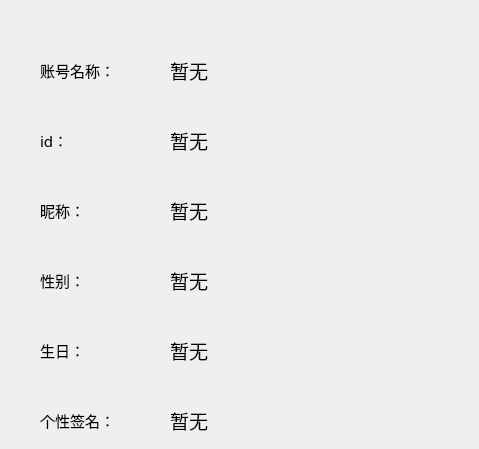
        <widget class="QWidget" name="awatar_page">
         <property name="styleSheet">
          <string notr="true">#awatar_page{
background-color:rgb(135,206,235);}</string>
         </property>
         <widget class="QLabel" name="label_46">
          <property name="geometry">
           <rect>
            <x>40</x>
            <y>50</y>
            <width>100</width>
            <height>40</height>
           </rect>
          </property>
          <property name="font">
           <font>
            <family>宋体</family>
            <pointsize>11</pointsize>
           </font>
          </property>
          <property name="text">
           <string>账号名称：</string>
          </property>
         </widget>
         <widget class="QLabel" name="label_47">
          <property name="geometry">
           <rect>
            <x>170</x>
            <y>50</y>
            <width>300</width>
            <height>40</height>
           </rect>
          </property>
          <property name="font">
           <font>
            <family>宋体</family>
            <pointsize>14</pointsize>
           </font>
          </property>
          <property name="text">
           <string>暂无</string>
          </property>
         </widget>
         <widget class="QLabel" name="label_50">
          <property name="geometry">
           <rect>
            <x>40</x>
            <y>120</y>
            <width>100</width>
            <height>40</height>
           </rect>
          </property>
          <property name="font">
           <font>
            <family>宋体</family>
            <pointsize>11</pointsize>
           </font>
          </property>
          <property name="text">
           <string>id：</string>
          </property>
         </widget>
         <widget class="QLabel" name="label_51">
          <property name="geometry">
           <rect>
            <x>40</x>
            <y>400</y>
            <width>100</width>
            <height>40</height>
           </rect>
          </property>
          <property name="font">
           <font>
            <family>宋体</family>
            <pointsize>11</pointsize>
           </font>
          </property>
          <property name="text">
           <string>个性签名：</string>
          </property>
         </widget>
         <widget class="QLabel" name="label_52">
          <property name="geometry">
           <rect>
            <x>40</x>
            <y>190</y>
            <width>100</width>
            <height>40</height>
           </rect>
          </property>
          <property name="font">
           <font>
            <family>宋体</family>
            <pointsize>11</pointsize>
           </font>
          </property>
          <property name="text">
           <string>昵称：</string>
          </property>
         </widget>
         <widget class="QLabel" name="label_54">
          <property name="geometry">
           <rect>
            <x>170</x>
            <y>120</y>
            <width>300</width>
            <height>40</height>
           </rect>
          </property>
          <property name="font">
           <font>
            <family>宋体</family>
            <pointsize>14</pointsize>
           </font>
          </property>
          <property name="text">
           <string>暂无</string>
          </property>
         </widget>
         <widget class="QLabel" name="label_55">
          <property name="geometry">
           <rect>
            <x>170</x>
            <y>190</y>
            <width>300</width>
            <height>40</height>
           </rect>
          </property>
          <property name="font">
           <font>
            <family>宋体</family>
            <pointsize>14</pointsize>
           </font>
          </property>
          <property name="text">
           <string>暂无</string>
          </property>
         </widget>
         <widget class="QLabel" name="label_56">
          <property name="geometry">
           <rect>
            <x>170</x>
            <y>260</y>
            <width>300</width>
            <height>40</height>
           </rect>
          </property>
          <property name="font">
           <font>
            <family>宋体</family>
            <pointsize>14</pointsize>
           </font>
          </property>
          <property name="text">
           <string>暂无</string>
          </property>
         </widget>
         <widget class="QLabel" name="label_57">
          <property name="geometry">
           <rect>
            <x>40</x>
            <y>260</y>
            <width>100</width>
            <height>40</height>
           </rect>
          </property>
          <property name="font">
           <font>
            <family>宋体</family>
            <pointsize>11</pointsize>
           </font>
          </property>
          <property name="text">
           <string>性别：</string>
          </property>
         </widget>
         <widget class="QLabel" name="label_58">
          <property name="geometry">
           <rect>
            <x>40</x>
            <y>330</y>
            <width>100</width>
            <height>40</height>
           </rect>
          </property>
          <property name="font">
           <font>
            <family>宋体</family>
            <pointsize>11</pointsize>
           </font>
          </property>
          <property name="text">
           <string>生日：</string>
          </property>
         </widget>
         <widget class="QLabel" name="label_59">
          <property name="geometry">
           <rect>
            <x>170</x>
            <y>330</y>
            <width>300</width>
            <height>40</height>
           </rect>
          </property>
          <property name="font">
           <font>
            <family>宋体</family>
            <pointsize>14</pointsize>
           </font>
          </property>
          <property name="text">
           <string>暂无</string>
          </property>
         </widget>
         <widget class="QLabel" name="label_60">
          <property name="geometry">
           <rect>
            <x>170</x>
            <y>400</y>
            <width>300</width>
            <height>40</height>
           </rect>
          </property>
          <property name="font">
           <font>
            <family>宋体</family>
            <pointsize>14</pointsize>
           </font>
          </property>
          <property name="text">
           <string>暂无</string>
          </property>
         </widget>
        </widget>
